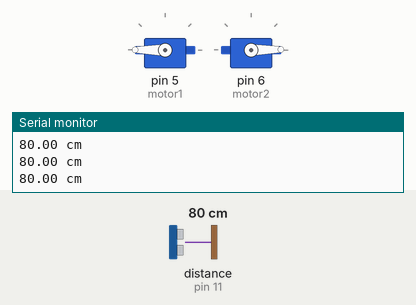
The sketch below on a simulated Arduino Uno, built with avr-gcc and run on an emulated ATmega328P. On the bench: 2 × servo, the last lines printed to the serial monitor. The test bench sets the inputs (shaded band); at power-on: distance to the obstacle (sensor on pin 11) 80 cm.

Above: at 1.2 s.
1.3 s: distance to the obstacle (sensor on pin 11) set to 17 cm
2.8 s: distance to the obstacle (sensor on pin 11) set to 13 cm
At 4.2 s:
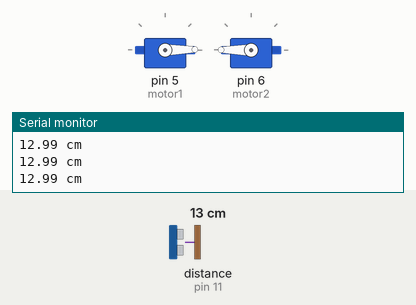
4.5 s: distance to the obstacle (sensor on pin 11) set to 18 cm
At 5.7 s:
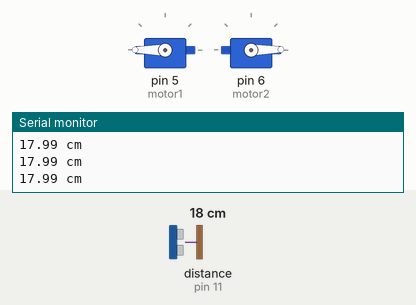
6.0 s: distance to the obstacle (sensor on pin 11) set to 2 cm
At 7.5 s:
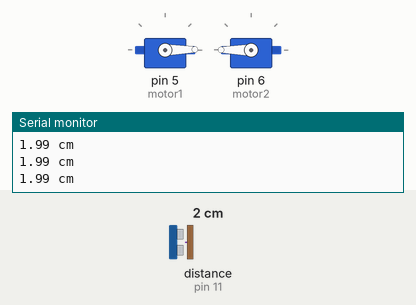
Timing chart, 0 to 8.5 s (numbered marks = the images above; inputs shaded):
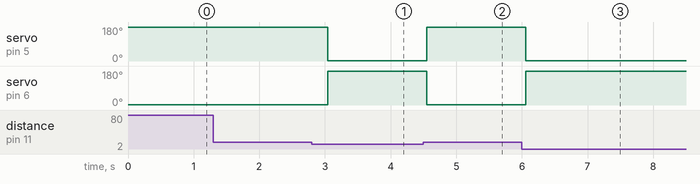

The sketch:

ultrasonico_robo.ino
```cpp
#include <Ultrasonic.h>
#include<Servo.h>

Servo motor1;
Servo motor2;
Ultrasonic ultrasonic(12,11);

void setup(){
  motor1.attach(5);
  motor2.attach(6);

  Serial.begin(9600);
  }

void loop(){
 float cmMsec;
 long microsec = ultrasonic.timing();
 cmMsec = ultrasonic.convert(microsec,Ultrasonic::CM);
 Serial.print(cmMsec);
 Serial.println(" cm");
 if(cmMsec <15){
  motor1.write(1);
  motor2.write(180);
 }
 else{
   motor1.write(180);
  motor2.write(1);
 }
  delay(300);

}
```

Measured:
- the behaviour switches between 15 and 14 cm on distance to the obstacle (sensor on pin 11) (found by bisection; images 0 and 1)
- after the input at 2.8 s, servo on pin 5 (motor1): 180° → 1° after 0.24 s; servo on pin 6 (motor2): 1° → 180° after 0.24 s
- after the input at 4.5 s, servo on pin 5 (motor1): 1° → 180° after 0.05 s; servo on pin 6 (motor2): 180° → 1° after 0.05 s
- after the input at 6.0 s, servo on pin 5 (motor1): 180° → 1° after 0.06 s; servo on pin 6 (motor2): 1° → 180° after 0.06 s
